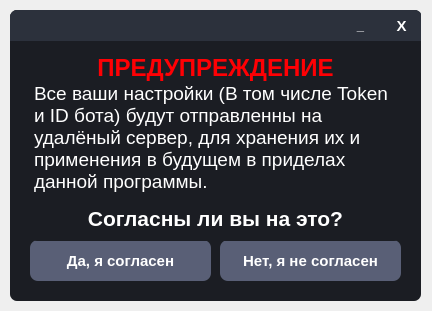
<?xml version="1.0" encoding="UTF-8"?>
<ui version="4.0">
 <class>MainWindow</class>
 <widget class="QMainWindow" name="MainWindow">
  <property name="geometry">
   <rect>
    <x>0</x>
    <y>0</y>
    <width>432</width>
    <height>311</height>
   </rect>
  </property>
  <property name="windowTitle">
   <string>MainWindow</string>
  </property>
  <widget class="QWidget" name="centralwidget">
   <widget class="QFrame" name="Window">
    <property name="geometry">
     <rect>
      <x>10</x>
      <y>10</y>
      <width>411</width>
      <height>291</height>
     </rect>
    </property>
    <property name="styleSheet">
     <string notr="true">QFrame{
	border-radius: 7px;
	background-color: #1B1D23;
}</string>
    </property>
    <property name="frameShape">
     <enum>QFrame::StyledPanel</enum>
    </property>
    <property name="frameShadow">
     <enum>QFrame::Raised</enum>
    </property>
    <widget class="QFrame" name="WindowFrame">
     <property name="geometry">
      <rect>
       <x>0</x>
       <y>0</y>
       <width>411</width>
       <height>31</height>
      </rect>
     </property>
     <property name="styleSheet">
      <string notr="true">QFrame{
	border-bottom-left-radius: 0px;
	border-bottom-right-radius: 0px;
	background-color: #2C313C;
}</string>
     </property>
     <property name="frameShape">
      <enum>QFrame::StyledPanel</enum>
     </property>
     <property name="frameShadow">
      <enum>QFrame::Raised</enum>
     </property>
     <widget class="QPushButton" name="CloseWindowButton">
      <property name="geometry">
       <rect>
        <x>371</x>
        <y>0</y>
        <width>41</width>
        <height>31</height>
       </rect>
      </property>
      <property name="font">
       <font>
        <pointsize>11</pointsize>
        <weight>75</weight>
        <bold>true</bold>
       </font>
      </property>
      <property name="cursor">
       <cursorShape>PointingHandCursor</cursorShape>
      </property>
      <property name="styleSheet">
       <string notr="true">QPushButton{
	color: white;
	border: none;
	border-top-right-radius: 7px;
	background-color: #2C313C;
}

QPushButton:hover{
	background-color: #45494D;
}

QPushButton:pressed{
	color: #EA2F4E;
}</string>
      </property>
      <property name="text">
       <string>X</string>
      </property>
     </widget>
     <widget class="QPushButton" name="MinimizeWindowButton">
      <property name="geometry">
       <rect>
        <x>330</x>
        <y>0</y>
        <width>41</width>
        <height>31</height>
       </rect>
      </property>
      <property name="font">
       <font>
        <pointsize>10</pointsize>
        <weight>75</weight>
        <bold>true</bold>
       </font>
      </property>
      <property name="cursor">
       <cursorShape>PointingHandCursor</cursorShape>
      </property>
      <property name="styleSheet">
       <string notr="true">QPushButton{
	color: white;
	border: none;
	border-top-right-radius: 7px;
	background-color: #2C313C;
}

QPushButton:hover{
	background-color: #45494D;
}

QPushButton:pressed{
	color: #EA2F4E;
}</string>
      </property>
      <property name="text">
       <string>_</string>
      </property>
      <property name="default">
       <bool>false</bool>
      </property>
     </widget>
    </widget>
    <widget class="QPushButton" name="YesButton">
     <property name="geometry">
      <rect>
       <x>20</x>
       <y>230</y>
       <width>181</width>
       <height>41</height>
      </rect>
     </property>
     <property name="font">
      <font>
       <pointsize>11</pointsize>
       <weight>75</weight>
       <bold>true</bold>
      </font>
     </property>
     <property name="cursor">
      <cursorShape>PointingHandCursor</cursorShape>
     </property>
     <property name="styleSheet">
      <string notr="true">QPushButton{
	color: white;
	border-radius: 8px;
	background-color: #595F76;
}

QPushButton:hover{
	background-color: #50566E;
}

QPushButton:pressed{
	background-color: #434965;
}</string>
     </property>
     <property name="text">
      <string>Да, я согласен</string>
     </property>
    </widget>
    <widget class="QPushButton" name="NoButton">
     <property name="geometry">
      <rect>
       <x>210</x>
       <y>230</y>
       <width>181</width>
       <height>41</height>
      </rect>
     </property>
     <property name="font">
      <font>
       <pointsize>11</pointsize>
       <weight>75</weight>
       <bold>true</bold>
      </font>
     </property>
     <property name="cursor">
      <cursorShape>PointingHandCursor</cursorShape>
     </property>
     <property name="styleSheet">
      <string notr="true">QPushButton{
	color: white;
	border-radius: 8px;
	background-color: #595F76;
}

QPushButton:hover{
	background-color: #50566E;
}

QPushButton:pressed{
	background-color: #434965;
}</string>
     </property>
     <property name="text">
      <string>Нет, я не согласен</string>
     </property>
    </widget>
    <widget class="QTextBrowser" name="textBrowser">
     <property name="geometry">
      <rect>
       <x>20</x>
       <y>40</y>
       <width>371</width>
       <height>191</height>
      </rect>
     </property>
     <property name="html">
      <string>&lt;!DOCTYPE HTML PUBLIC &quot;-//W3C//DTD HTML 4.0//EN&quot; &quot;http://www.w3.org/TR/REC-html40/strict.dtd&quot;&gt;
&lt;html&gt;&lt;head&gt;&lt;meta name=&quot;qrichtext&quot; content=&quot;1&quot; /&gt;&lt;style type=&quot;text/css&quot;&gt;
p, li { white-space: pre-wrap; }
&lt;/style&gt;&lt;/head&gt;&lt;body style=&quot; font-family:'MS Shell Dlg 2'; font-size:8.25pt; font-weight:400; font-style:normal;&quot;&gt;
&lt;p align=&quot;center&quot; style=&quot; margin-top:0px; margin-bottom:0px; margin-left:0px; margin-right:0px; -qt-block-indent:0; text-indent:0px;&quot;&gt;&lt;span style=&quot; font-size:18pt; font-weight:600; color:#ff0004;&quot;&gt;ПРЕДУПРЕЖДЕНИЕ&lt;/span&gt;&lt;/p&gt;
&lt;p style=&quot; margin-top:0px; margin-bottom:0px; margin-left:0px; margin-right:0px; -qt-block-indent:0; text-indent:0px;&quot;&gt;&lt;span style=&quot; font-size:14pt; color:#ffffff;&quot;&gt;Все ваши настройки (В том числе Token и ID бота) будут отправленны на удалёный сервер, для хранения их и применения в будущем в приделах данной программы.&lt;/span&gt;&lt;/p&gt;
&lt;p align=&quot;center&quot; style=&quot;-qt-paragraph-type:empty; margin-top:0px; margin-bottom:0px; margin-left:0px; margin-right:0px; -qt-block-indent:0; text-indent:0px; color:#ffffff;&quot;&gt;&lt;br /&gt;&lt;/p&gt;
&lt;p align=&quot;center&quot; style=&quot; margin-top:0px; margin-bottom:0px; margin-left:0px; margin-right:0px; -qt-block-indent:0; text-indent:0px;&quot;&gt;&lt;span style=&quot; font-size:16pt; font-weight:600; color:#ffffff;&quot;&gt;Согласны ли вы на это?&lt;/span&gt;&lt;/p&gt;&lt;/body&gt;&lt;/html&gt;</string>
     </property>
    </widget>
   </widget>
  </widget>
 </widget>
 <resources/>
 <connections/>
</ui>
